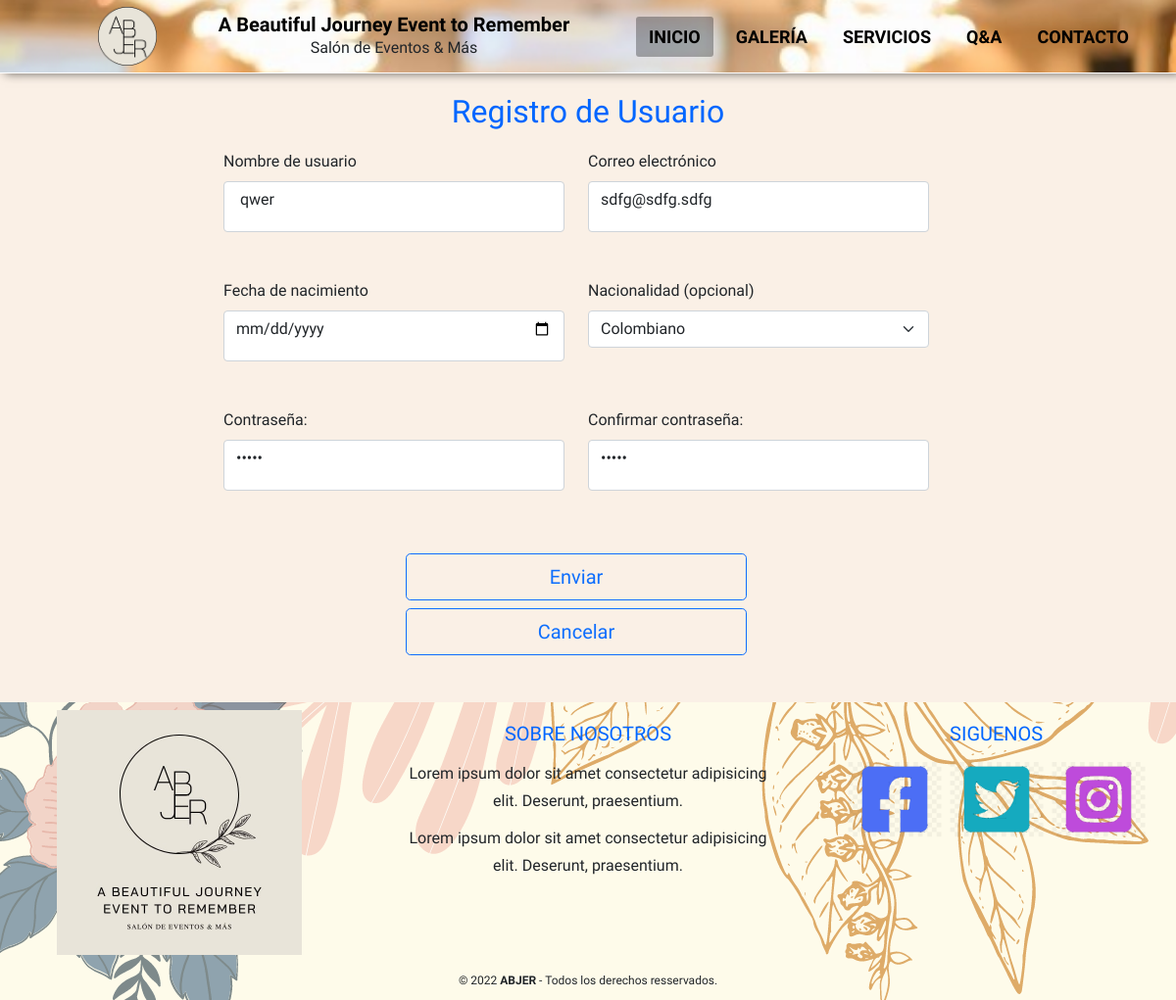
The page /index.php?c=usuario&f=editar&id=5 on the database its author committed.
### tables this page shows
CREATE TABLE `users` (
  `id_user` int(11) NOT NULL,
  `username` varchar(20) NOT NULL,
  `email` varchar(50) NOT NULL,
  `birthdate` date NOT NULL,
  `nationality` varchar(50) NOT NULL,
  `password` varchar(50) NOT NULL
);

### control/FrontControlador.php (called while the page is built, shortened)
<?php
class FrontControlador {
    public function ruteo() {
        $funcion = (!empty($_REQUEST['f']))?htmlentities($_REQUEST['f']):FUNCION_PRINCIPAL;
        $cont = new $controlador();
        $cont->$funcion();
    }
}

### index.php (called while the page is built)
<?php
require_once 'control/FrontControlador.php';
$front = new FrontControlador();
$front->ruteo();

### config/Conexion.php (called while the page is built)
<?php
class Conexion {
    public static function getConexion() {
        $database_username = 'root';
        $database_password = '';
        $dbname = "bdevento";
        $dsn = 'mysql:host=localhost;dbname=' . $dbname;
        $conexion = null;
        try {
            $conexion = new PDO($dsn, $database_username, $database_password);
            $conexion->setAttribute(PDO::ATTR_ERRMODE, PDO::ERRMODE_EXCEPTION);
        } catch (Exception $e) {
            echo $e;
            die("error " . $e->getMessage());
        }
        return $conexion;
    }
}

### model/dao/UsuarioDAO.php (called while the page is built, shortened)
<?php
require_once 'config/Conexion.php';
class UsuarioDAO {
    private $con;
    public function __construct() {
        $this->con = Conexion::getConexion();
    }
    public function searchId($id) {
        $data = [
            'data_Id' => $id
        ];
        $sql = "SELECT * FROM users WHERE id_user = :data_Id";
        $stmt = $this->con->prepare($sql);
        $stmt->execute($data);
        $outputData = $stmt->fetch(PDO::FETCH_ASSOC);
        return $outputData;
    }
}

### visual/modulos/usuarioPerez/usuario.editar.php (the view, shortened to what this page needs)
<?php require_once 'visual/templates/templatesPerez/Header.php'; ?>
<main class="container pb-5">
  <div class="cabecera">
    <h2>Registro de Usuario</h2>
  </div>
  <form class="row align-items-center" id="form_user" method="POST" action="index.php?c=usuario&f=editar">
    <div class="row justify-content-center pb-5">
      <div class="col-md-4">
        <label class="form-label" for="username">Nombre de usuario</label>
        <input class="form-control" id="username" name="username" type="text"
          value=" <?php echo $row['username']; ?>" />
      </div>
      <div class="col-md-4">
        <label class="form-label" for="email">Correo electrónico</label>
        <input class="form-control" id="email" name="email" type="email" value=" <?php echo $row['email']; ?>" />
      </div>
    </div>
    <div class="row justify-content-center pb-5">
      <div class="col-md-4">
        <label class="form-label" for="birthday">Fecha de nacimiento</label>
        <input class="form-control" id="birthday" name="birthday" type="date"
          value=" <?php echo $row['birthday']; ?>" />
      </div>
      <div class="col-md-4">
        <label class="form-label" for="nationality">Nacionalidad (opcional)</label>
        <?php
        $selected = $row['nationality'];
        $options = array('-- Seleccione --', 'Ecuatoriano', 'Peruano', 'Colombiano');
        echo "<select class='form-select' name='nationality'>";
        foreach ($options as $option) {
          if ($selected == $option) {
            echo "<option selected='selected' value='$option'>$option</option>";
          } else {
            echo "<option value='$option'>$option</option>";
          }
        }
        echo
        "</select>";
        ?>
      </div>
    </div>
    <div class="row justify-content-center pb-5">
      <div class="col-md-4">
        <label class="form-label" for="password1">Contraseña: </label>
        <input class="form-control" id="password1" name="password1" type="password"
          value=" <?php echo $row['password']; ?>" />
      </div>
      <div class="col-md-4">
        <label class="form-label" for="password2">Confirmar contraseña: </label>
        <input class="form-control" id="password2" name="password2" type="password"
          value=" <?php echo $row['password']; ?>" />
      </div>
    </div>
    <div class="row justify-content-center pt-3">
      <div class="d-grid gap-2 col-4 mx-auto">
        <button class="btn btn-outline-primary btn-lg" id="button_send" type="submit" value="save">Enviar</button>
        <a class="btn btn-outline-primary btn-lg" id="button_cancel" href="index.php?c=usuario&f=index">Cancelar</a>
      </div>
    </div>
  </form>
</main>
<?php require_once 'visual/templates/footer.php'; ?>
</body>
</html>

### assets/css/style_master.css (style rules this page uses)
* { margin: 0; padding: 0; list-style: none; text-decoration: none; font-family: "Bai Jamjuree", sans-serif; }
body { background-color: linen; }
h2 { margin: 20px 0px; color: #0066ff; }

### assets/css/PerezRenan.css (style rules this page uses)
* { box-sizing: border-box; }
:root { --fs-xl: 5rem; --fs-l: 3rem; --fs-600: 1.5rem; --fs-500: 1.25rem; --fs-400: 1rem; --bg-clr: linen; --btn-color: #0066ff; }
@media (max-width: 90em) { :root { --fs-xl: 4rem; --fs-l: 2rem; --fs-600: 1.25rem; --fs-500: 1rem; --fs-400: 0.75rem; } }
main h2 { text-align: center; font-size: var(--fs-l); }
label { text-align: center; font-size: var(--fs-500); }
.form-control { padding-bottom: 20px; position: relative; }
.form-control, input:focus, select:focus { outline: none; }

### rows shown on the page
users: username "qwer", email "sdfg@sdfg.sdfg", nationality "Colombiano"
